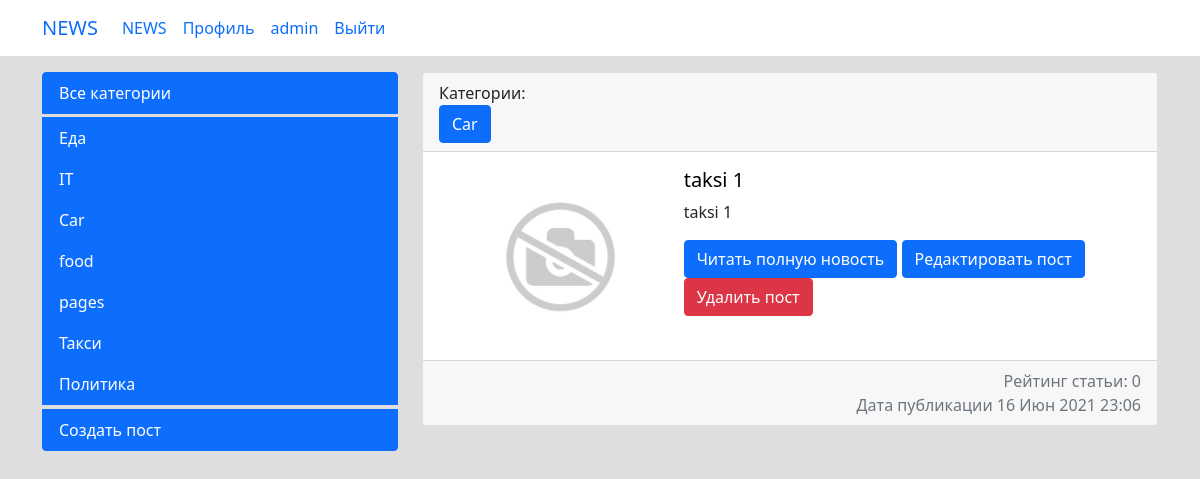
Page /news/post/category/11 (signed in) on the earlier database version.
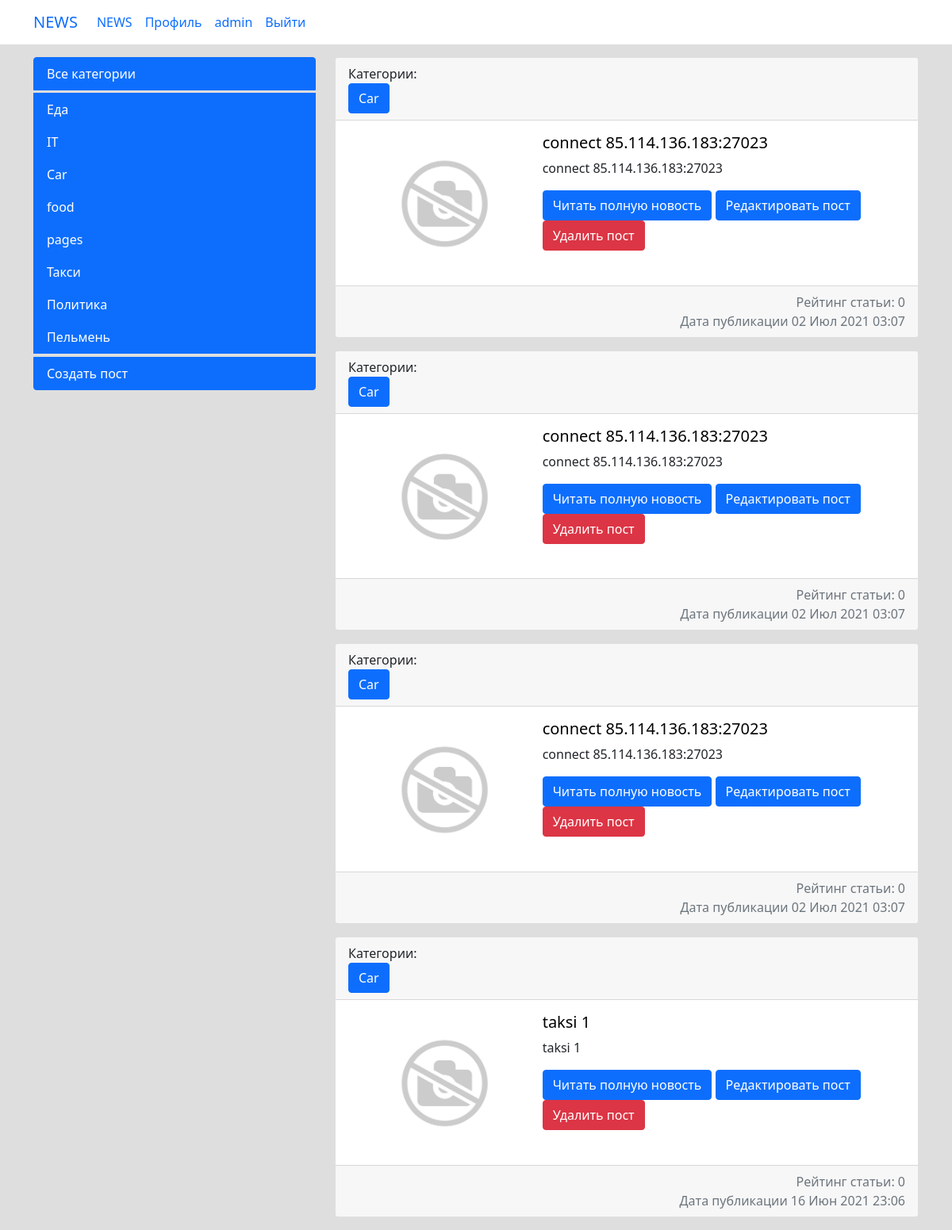
Same page on the later database version.
### news/models.py (models this page shows, shortened)
class Category(models.Model):
    category_name = models.CharField(max_length=64, unique=True)
    subscribers = models.ManyToManyField(User, blank=True, null=True)
    class Meta:
        verbose_name = 'Категория'
        verbose_name_plural = 'Категории'
    def __str__(self):
        return self.category_name

class Post(models.Model):
    PostAuthor = models.ForeignKey(Author, on_delete=models.CASCADE, verbose_name='Автор поста')
    PostNews = 'PN'
    PostArticle = 'PA'
    POSITIONS = [
        (PostArticle, 'Статья'),
        (PostNews, 'Новость'),
    ]
    postCategory = models.ManyToManyField(Category, verbose_name='Категория поста',  through='PostCategory')
    title = models.CharField(max_length=50, verbose_name='Название')
    positions = models.CharField(max_length=2, choices=POSITIONS, default=PostArticle, verbose_name='Тип поста')
    category_id = models.ForeignKey(Category, verbose_name='Категория', null=True, on_delete=models.CASCADE, related_name='category_id')
    data = models.DateTimeField(auto_now_add=True, verbose_name='Дата создания')
    data_update = models.DateTimeField(auto_now=True, verbose_name='Дата редактирования')
    photo = models.ImageField(upload_to='photos/%Y/%m/%d/', verbose_name='Фото', blank=True, default='/photos/def/1.jpg/')
    previewName = models.CharField(max_length=128, verbose_name='Превью поста')
    text = RichTextField(blank=True, null=True, verbose_name='Текст поста')
    rating = models.SmallIntegerField(default=0, verbose_name='Рейтинг')
    public = models.BooleanField(default=True, verbose_name='Опубликовано')
    class Meta:
        verbose_name = 'Пост'
        verbose_name_plural = 'Посты'

### news/views.py (the view)
# urls.py: path('post/category/<int:pk>', cache_page(300)(CategoryFilterView.as_view()), name='cate_filter'),
class CategoryFilterView(LoginRequiredMixin, PermissionRequiredMixin, ListView):
    model = Post
    template_name = 'news.html'
    context_object_name = 'news'
    permission_required = ('news.view_post', 'news.view_category')
    def get_context_data(self, **kwargs):
        context = super().get_context_data(**kwargs)
        context['cate'] = Category.objects.all()
        return context
    def get_queryset(self):
        return Post.objects.filter(category_id=self.kwargs['pk'], public=True).order_by('-data')

### news/templatetags/custom_filters.py (called while the page is built)
@register.filter(name='censor_filter')
def censor_filter(value):
    for i in bad_words:
        value = value.lower()
        value = value.replace(i, '***')
    return value

### templates/news.html (shortened to what this page needs)
{%extends 'flatpages/base.html'%} {% load custom_filters %}
{%block sidebar%}
{% load cache %}
{% cache 60 sidebar %}
    <div class="col-md-4">
        <div class="list-group">
            <a href="{% url 'start_news' %}" class="list-group-item list-group-item active mb-1">Все категории</a>
            {%for el in cate%}
            <a href="{% url 'cate_filter' el.pk %}" class="list-group-item list-group-item-action active">{{el.category_name}}</a>
            {%endfor%}
            <a href="{% url 'news_add' %}" class="list-group-item list-group-item active mt-1">Создать пост</a>
        </div>
    </div>
{%endcache%}
{%endblock%}
{%block content%}
<div class="col-md-8">
    {%for el in news%}
    <div class="card mb-3">
        <div class="card-header">
            Категории:
            <form action="{% url 'category_detail' el.category_id.pk %}"><input class="btn btn-primary " type="submit"
                                                                                value="{{el.category_id}}"></form>
        </div>
        <div class="row g-0">
            <div class="col-md-4">
                {%if el.photo%}
                <img src="{{el.photo.url}}" alt="" width="275" class="mr-3">
                {%endif%}
            </div>
            <div class="col-md-8">
                <div class="card-body">
                    <h5 class="card-title"><a style="color: #000000;" href="{% url 'news_detail' el.id %}">{{ el.title|censor_filter }}</a></h5>
                    <p class="card-text">{{ el.text|truncatewords:150|safe }}</p> <a
                        href="{% url 'news_detail' el.id %}" class="btn btn-primary">Читать полную новость</a>
                    <a href="{% url 'news_update' el.id %}" class="btn btn-primary">Редактировать пост</a>
                    <a href="{% url 'news_delete' el.id %}" class="btn btn-danger">Удалить пост</a>
                </div>
            </div>
            <br>
            <div
                    class="card-footer text-muted " style="text-align: right;">Рейтинг статьи: {{el.rating}}<br>
                Дата публикации {{ el.data|date:'d M Y H:m' }}
            </div>
        </div>
    </div>
    {% empty %}
        <h3>Постов нет в данной категории</h3>
    {%endfor%}
</div>
{%endblock%}

Differences in the rows shown:
added Category: category_name "Пельмень"
added Post: category_id "Car", photo (picture), title|censor_filter "connect 85.114.136.183:27023", text "connect 85.114.136.183:27023", rating "0", data "02 Июл 2021 03:07"
added Post: category_id "Car", photo (picture), title|censor_filter "connect 85.114.136.183:27023", text "connect 85.114.136.183:27023", rating "0", data "02 Июл 2021 03:07"
added Post: category_id "Car", photo (picture), title|censor_filter "connect 85.114.136.183:27023", text "connect 85.114.136.183:27023", rating "0", data "02 Июл 2021 03:07"
